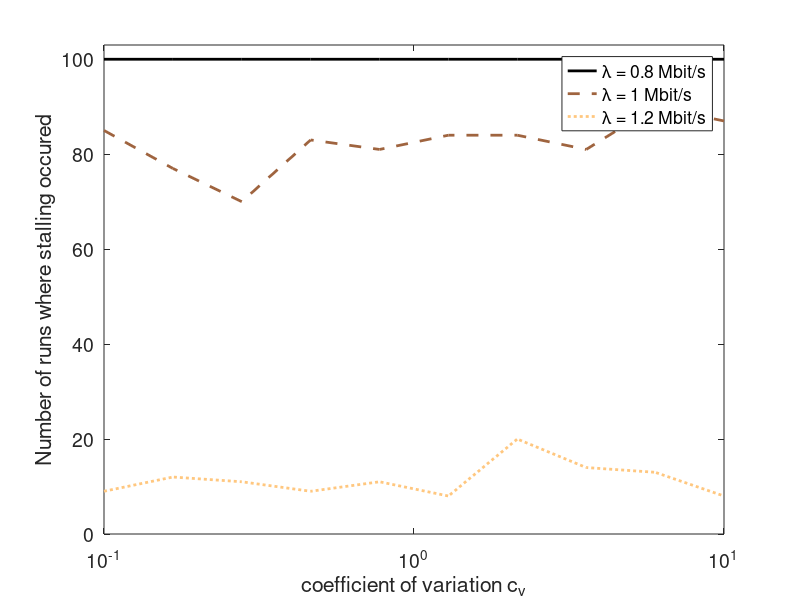
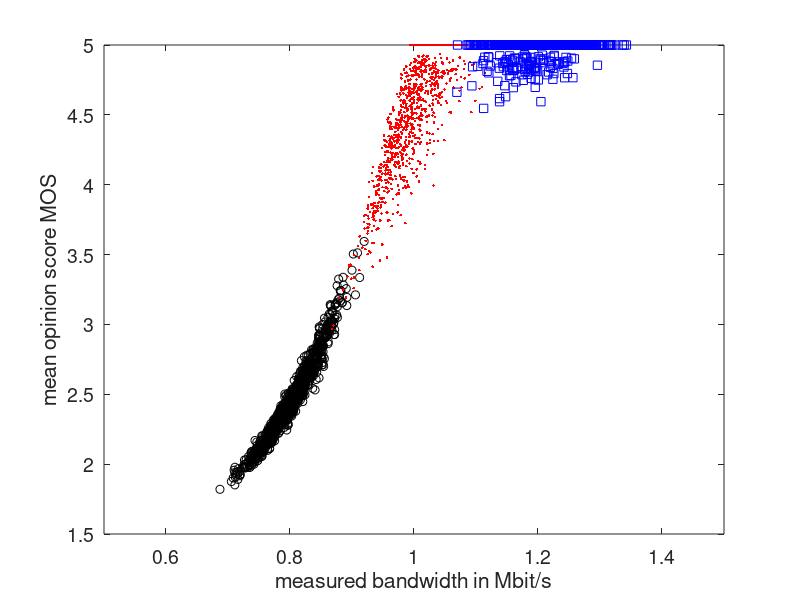

Here is the MATLAB script that generated these plots, in order: (Note: this script raises an error after producing the figures.)

load results/MM_3
close all
conffactor = 1.96;
% figure(1)

% Number of runs with stalling
figure(2)
box on
set(gca,'Fontsize',14)
N1 = squeeze(sum(N>0));
% mN = reshape(nanmean(N),o,n);
% sN = conffactor * reshape(nanstd(N),o,n) / sqrt(m);
% errorbar(v,mN(1,:),sN(1,:),'-k','LineWidth',2);
% hold on;
% errorbar(v,mN(2,:),sN(2,:),'--k','LineWidth',2);
% errorbar(v,mN(3,:),sN(3,:),':k','LineWidth',2);
cols = copper(3);
plot(v,N1(1,:),'-k','LineWidth',2,'Color',cols(1,:));
hold on;
plot(v,N1(2,:),'--k','LineWidth',2,'Color',cols(2,:));
plot(v,N1(3,:),':k','LineWidth',2,'Color',cols(3,:));
xlim([v(1) v(end)])
ylim([0 max(size(N))+3])
% plot(v,QoE);
hold on;
% plot(v,AnaQoE,'k')
% plot([v(1) v(end)],[AnaQoE; AnaQoE],'k')
hold on;
ylabel('Number of runs where stalling occured')
xlabel('coefficient of variation c_v')
legend(x,'Location','NorthEast');
set(gca,'Fontsize',14)
set(gca,'XScale','log')
saveas(gcf,['figs\r1' arrival service '_N_' int2str(permutevideo) int2str(circshiftvideo)],'eps2c');


% QoE vs measured a
figure(3)
plot(squeeze(reala(:,1,:)),squeeze(QoE(:,1,:)),'ko')
hold on;
plot(squeeze(reala(:,2,:)),squeeze(QoE(:,2,:)),'r.')
plot(squeeze(reala(:,3,:)),squeeze(QoE(:,3,:)),'bs')
xlim([0.5 1.5])
ylim([1.5 5])
% plot(v,QoE);
hold on;
% plot(v,AnaQoE,'k')
% plot([v(1) v(end)],[AnaQoE; AnaQoE],'k')
hold on;
ylabel('mean opinion score MOS')
xlabel('measured bandwidth in Mbit/s')
% legend(x,'Location','SouthEast');
set(gca,'Fontsize',14)
saveas(gcf,['figs\r1' arrival service '_QoE_' int2str(permutevideo) int2str(circshiftvideo)],'eps2c');

%%

load results/simtimeMG_3

close all;
conffactor = 1.96;
% clear x;
% for l=1:o
%     x{l} = ['\lambda = ' num2str(a(l)) ' Mbit/s'];
% end
% x={'n-policy','D-policy','T-policy'};
fontsize = 24;
figure(2)
box on;
% mx = reshape(mean(QoE,2),n,o);
% stdx = reshape(std(QoE,0,2),n,o);
% for k=1:o
%     errorbar(v,mx(:,k),stdx(:,k));
%     hold on;
% end
cols = copper(3);
mQoE = reshape(nanmean(QoE),o,n);
sQoE = conffactor * reshape(nanstd(QoE),o,n) / sqrt(m);
errorbar(simtime,mQoE(1,:),sQoE(1,:),'-','LineWidth',2,'Color',cols(1,:));
hold on;
errorbar(simtime,mQoE(2,:),sQoE(2,:),'--','LineWidth',2,'Color',cols(2,:));
errorbar(simtime,mQoE(3,:),sQoE(3,:),':','LineWidth',2,'Color',cols(3,:));
set(gca,'XScale','log');
xlim([simtime(1)*0.9 simtime(end)*1.1])
ylim([1.5 5])
% plot(v,QoE);
hold on;
% plot(v,AnaQoE,'k')
% plot([v(1) v(end)],[AnaQoE; AnaQoE],'k')
hold on;
ylabel('mean opinion score MOS')
xlabel('simulation time [s]')
legend(x,'Location','East');
set(gca,'Fontsize',fontsize)
saveas(gcf,['figs\simtime_' arrival service '_QoE_' int2str(permutevideo) int2str(circshiftvideo)],'eps2c');

figure(3)
box on;
% mx = reshape(mean(QoE,2),n,o);
% stdx = reshape(std(QoE,0,2),n,o);
% for k=1:o
%     errorbar(v,mx(:,k),stdx(:,k));
%     hold on;
% end
% mN = reshape(nanmean(N),o,n);
% sN = conffactor * reshape(nanstd(N),o,n) / sqrt(m);
N1 = squeeze(sum(N>0))/100;
sN1 = 1.96*sqrt(N1.*(1-N1)/100);
errorbar(simtime,N1(1,:),sN1(1,:),'-','LineWidth',2,'Color',cols(1,:));
hold on;
errorbar(simtime,N1(2,:),sN1(2,:),'--','LineWidth',2,'Color',cols(2,:));
errorbar(simtime,N1(3,:),sN1(3,:),':','LineWidth',2,'Color',cols(3,:));
set(gca,'XScale','log');
% xlim([simtime(1)*0.9 simtime(end)*1.1])
% ylim([1.5 5])
% plot(v,QoE);
hold on;
% plot(v,AnaQoE,'k')
% plot([v(1) v(end)],[AnaQoE; AnaQoE],'k')
hold on;
xlim([simtime(1)*0.9 simtime(end)*1.1])
ylim([0 1])
ylabel('ratio of runs with stalling')
xlabel('simulation time [s]')
legend(x,'Location','SouthEast');
if (strcmp(arrival,'M'))
    legend(x,'Location','East');
end
set(gca,'Fontsize',fontsize)
saveas(gcf,['figs\simtime_' arrival service '_N_' int2str(permutevideo) int2str(circshiftvideo)],'eps2c');

